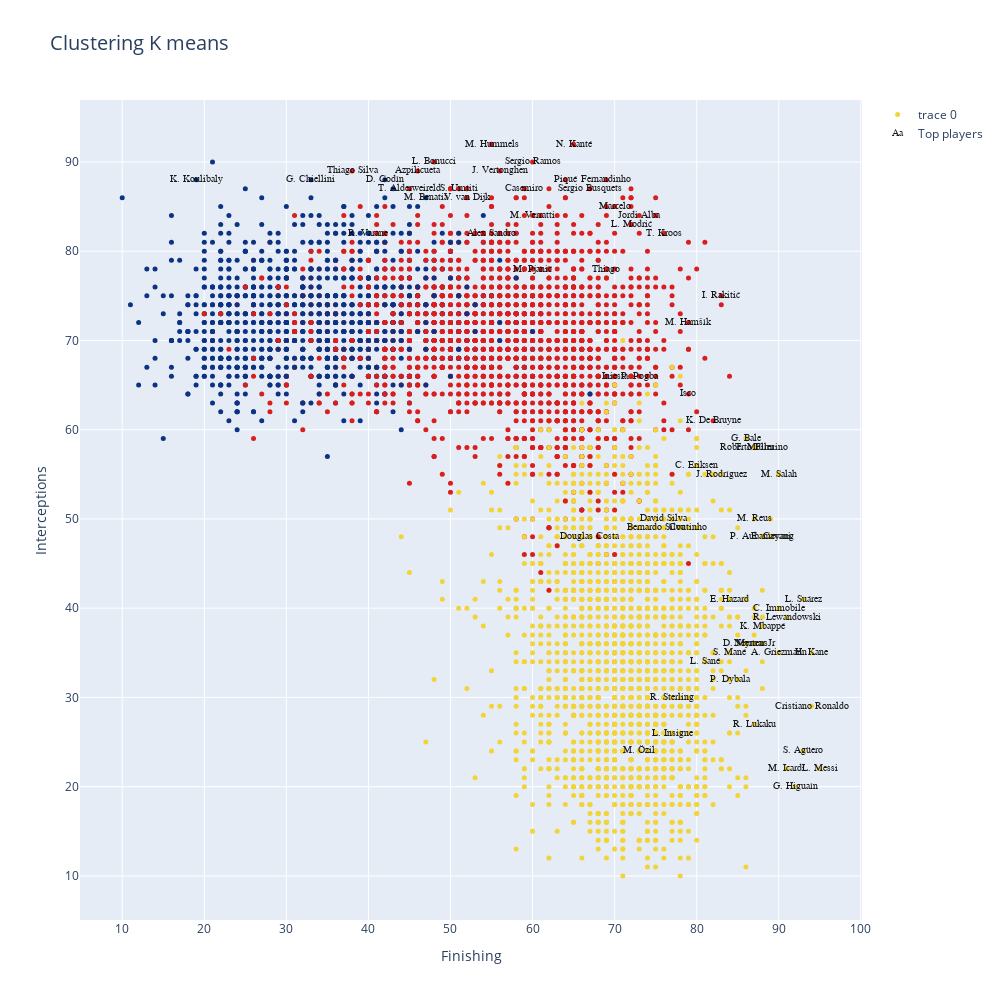

Source (notebook cell):
### Code cell
data=[]
bool_crack=df_n["Overall"] > 85
bool_no_crack=df_n["Overall"]<86


#Eligo dos números entre 0 y  de n_skills-1
skill_1=skills_ratings[1]
skill_2=skills_ratings[21]


kmean_clusters = go.Scatter(x=df_skills[skill_1], y=df_skills[skill_2],
                           mode='markers',
                        text=df_n.loc[:,'Name'],
                           marker=dict(
                                size=5,
                                color = clusters.astype(np.float), #set color equal to a variable
                                colorscale='Portland',
                                showscale=False)
                           )

crack =go.Scatter(x=df_skills.loc[bool_crack,skill_1], y=df_skills.loc[bool_crack,skill_2],name='Top players',
                      text=df_n.loc[bool_crack,'Name'],
                      textfont=dict(family='sans serif',size=10,color='black'),
                      opacity=0.9,mode='text')

data=[kmean_clusters,crack]

layout = go.Layout(title="Clustering K means ",titlefont=dict(size=20),
                xaxis=dict(title=skill_1),
                yaxis=dict(title=skill_2),
                autosize=False, width=1000,height=1000)

fig = go.Figure(data=data, layout=layout)

iplot(fig)

### Figure 1 — Plotly figure (JSON) as saved in the notebook; plotly's stock layout.template omitted (floating-point values rounded to 4 significant figures; data arrays with more than 128 entries replaced by an {"elided": "..."} marker saying what was removed)
{"data": [{"marker": {"color": {"elided": "5138 int values"}, "colorscale": [[0, "rgb(12,51,131)"], [0.25, "rgb(10,136,186)"], [0.5, "rgb(242,211,56)"], [0.75, "rgb(242,143,56)"], [1, "rgb(217,30,30)"]], "showscale": false, "size": 5}, "mode": "markers", "text": {"elided": "5138 str values"}, "type": "scatter", "x": {"elided": "5138 int values"}, "y": {"elided": "5138 int values"}}, {"mode": "text", "name": "Top players", "opacity": 0.9, "text": ["L. Messi", "Cristiano Ronaldo", "Neymar Jr", "K. De Bruyne", "E. Hazard", "L. Modrić", "L. Suárez", "Sergio Ramos", "R. Lewandowski", "T. Kroos", "D. Godín", "David Silva", "N. Kanté", "P. Dybala", "H. Kane", "A. Griezmann", "Sergio Busquets", "E. Cavani", "S. Agüero", "G. Chiellini", "K. Mbappé", "M. Salah", "Casemiro", "J. Rodríguez", "L. Insigne", "Isco", "C. Eriksen", "Coutinho", "P. Aubameyang", "M. Hummels", "Marcelo", "G. Bale", "G. Higuaín", "Thiago Silva", "S. Umtiti", "M. Icardi", "K. Koulibaly", "P. Pogba", "R. Lukaku", "C. Immobile", "Jordi Alba", "D. Mertens", "J. Vertonghen", "M. Hamšík", "I. Rakitić", "Piqué", "L. Sané", "Bernardo Silva", "S. Mané", "V. van Dijk", "R. Sterling", "Roberto Firmino", "R. Varane", "M. Verratti", "Alex Sandro", "Douglas Costa", "T. Müller", "Thiago", "M. Reus", "Azpilicueta", "L. Bonucci", "T. Alderweireld", "M. Pjanić", "M. Benatia", "M. Özil", "Fernandinho", "Iniesta"], "textfont": {"color": "black", "family": "sans serif", "size": 10}, "type": "scatter", "x": [95, 94, 87, 82, 84, 72, 93, 60, 91, 76, 42, 76, 65, 84, 94, 90, 67, 89, 93, 33, 88, 90, 59, 83, 77, 79, 80, 79, 88, 55, 70, 86, 92, 38, 51, 91, 19, 73, 87, 90, 73, 86, 56, 79, 83, 64, 81, 75, 84, 52, 77, 87, 40, 60, 55, 67, 87, 69, 87, 46, 48, 45, 60, 47, 73, 69, 70], "y": [22, 29, 36, 61, 41, 83, 41, 90, 39, 82, 88, 50, 92, 32, 35, 35, 87, 48, 24, 88, 38, 55, 87, 55, 26, 64, 56, 49, 48, 92, 85, 59, 20, 89, 87, 22, 88, 66, 27, 40, 84, 36, 89, 72, 75, 88, 34, 49, 35, 86, 30, 58, 82, 84, 82, 48, 58, 78, 50, 89, 90, 87, 78, 86, 24, 88, 66]}], "layout": {"autosize": false, "height": 1000, "title": {"font": {"size": 20}, "text": "Clustering K means "}, "width": 1000, "xaxis": {"title": {"text": "Finishing"}}, "yaxis": {"title": {"text": "Interceptions"}}}}
